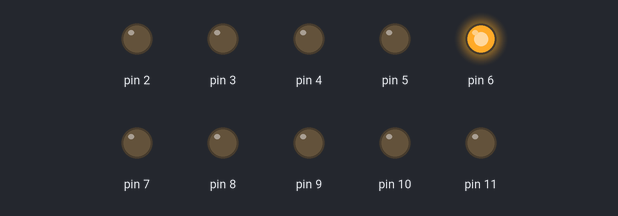
Bench run of a sketch on a simulated Arduino Uno, built with avr-gcc and run on an emulated ATmega328P. Parts: output pins drawn as LEDs (lit = HIGH).

Above: at 0.02 s.
At 0.37 s:
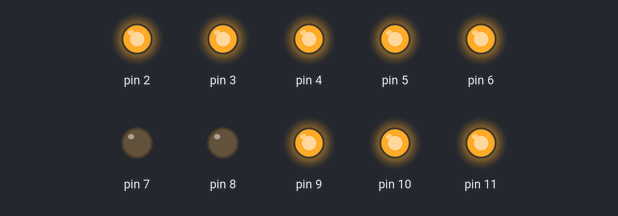
At 0.72 s:
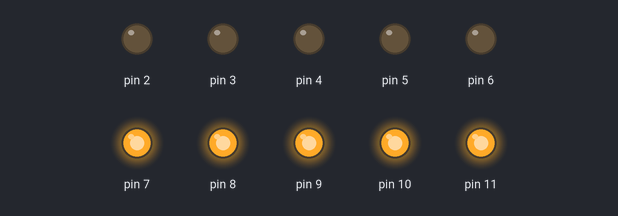
At 1.47 s:
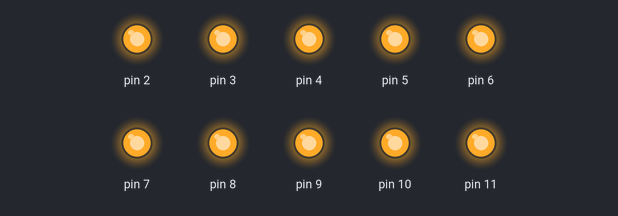
At 2.17 s:
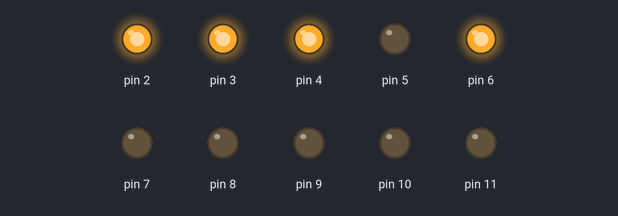
At 2.92 s:
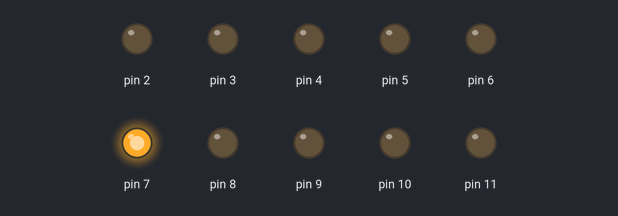
Timing chart, 0 to 3.2 s (numbered marks = the images above):
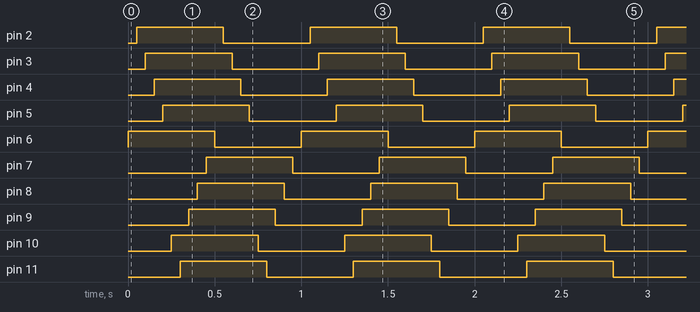

Measured:
- by itself, pin 2–11: alternates HIGH for 0.50 s and LOW for 0.50 s
- by itself, everything shown: repeats every 1.0 s, in 20 steps

The sketch:

Coeurcode.ino
```cpp
int X=50;
void setup() {
pinMode(2,OUTPUT);
pinMode(3,OUTPUT);
pinMode(4,OUTPUT);
pinMode(5,OUTPUT);
pinMode(6,OUTPUT);
pinMode(7,OUTPUT);
pinMode(8,OUTPUT);
pinMode(9,OUTPUT);
pinMode(10,OUTPUT);
pinMode(11,OUTPUT);
}
void loop() {
 digitalWrite(6,HIGH);
  delay(X);
 digitalWrite(2,HIGH);
  delay(X);
digitalWrite(3,HIGH);
  delay(X);
 digitalWrite(4,HIGH);
  delay(X);
 digitalWrite(5,HIGH);
  delay(X);
 digitalWrite(10,HIGH);
  delay(X);
 digitalWrite(11,HIGH);
  delay(X);
 digitalWrite(9,HIGH);
  delay(X);
 digitalWrite(8,HIGH);
  delay(X);
 digitalWrite(7,HIGH);
 delay(X);
 digitalWrite(6, LOW);
 delay(X);
 digitalWrite(2, LOW);
  delay(X);
 digitalWrite(3, LOW);
 delay(X);
 digitalWrite(4, LOW);
 delay(X);
 digitalWrite(5, LOW);
 delay(X);
 digitalWrite(10,LOW);
 delay(X);
 digitalWrite(11,LOW);
  delay(X);
 digitalWrite(9, LOW);
 delay(X);
 digitalWrite(8, LOW);
 delay(X);
 digitalWrite(7, LOW);
 delay(X);
}
```
